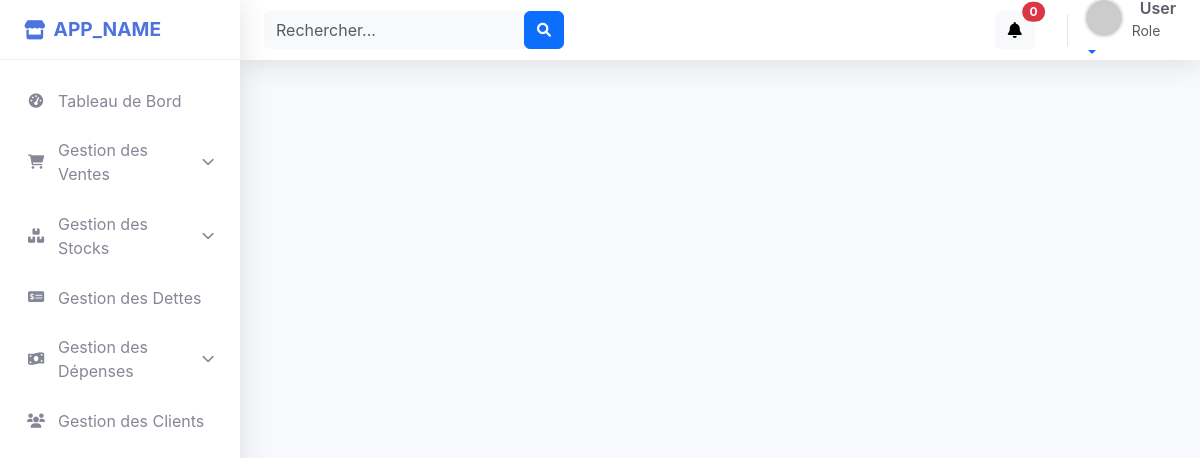
The app's page /Bikorwa/src/views/layouts/header.php, older data.
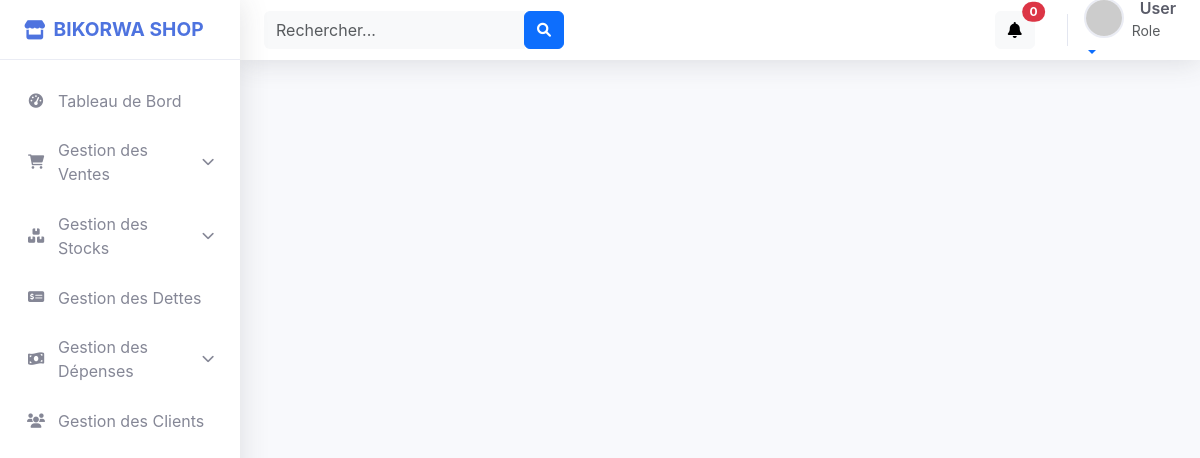
The same page, newer data.
### tables this page shows
CREATE TABLE IF NOT EXISTS settings (
    id INT AUTO_INCREMENT PRIMARY KEY,
    name VARCHAR(100) UNIQUE NOT NULL,
    value TEXT NOT NULL
);

### Bikorwa/src/utils/Settings.php (called while the page is built, shortened)
<?php
class Settings {
    private $conn;
    public function __construct($db) {
        $this->conn = $db;
    }
    public function get($name, $default = null) {
        $stmt = $this->conn->prepare('SELECT value FROM settings WHERE name = ?');
        $stmt->execute([$name]);
        $value = $stmt->fetchColumn();
        return $value !== false ? $value : $default;
    }
}

### Bikorwa/src/views/layouts/header.php (the view, shortened to what this page needs)
<?php
require_once __DIR__ . '/../utils/Settings.php';
if (!isset($pdo)) {
    $database = new Database();
    $pdo = $database->getConnection();
}
$settingsObj = new Settings($pdo);
$theme_mode = $settingsObj->get('theme', 'light');
$app_name_setting = $settingsObj->get('shop_name', APP_NAME);
?>
<!DOCTYPE html>
<html lang="fr">
<head>
    <link href="https://cdn.jsdelivr.net/npm/bootstrap@5.3.0/dist/css/bootstrap.min.css" rel="stylesheet">
    <link href="https://cdnjs.cloudflare.com/ajax/libs/font-awesome/6.0.0/css/all.min.css" rel="stylesheet">
</head>
<body class="<?= $theme_mode === 'dark' ? 'dark-theme' : '' ?>">
    <div class="sidebar">
        <div class="sidebar-brand">
            <i class="fas fa-store me-2"></i>
            <span><?= htmlspecialchars($app_name_setting) ?></span>
        </div>
        <div class="sidebar-menu">
            <?php
            $user_role = $_SESSION['user_role'] ?? 'receptionniste';
            $dashboard_url = ($user_role === 'receptionniste')
                ? BASE_URL . '/src/views/dashboard/receptionniste.php'
                : BASE_URL . '/src/views/dashboard/index.php';
            ?>
            <a href="<?php echo $dashboard_url; ?>" class="sidebar-item <?php echo $active_page == 'dashboard' ? 'active' : ''; ?>">
                <i class="fas fa-tachometer-alt"></i>
                <span>Tableau de Bord</span>
            </a>
            <div class="sidebar-dropdown">
                <a href="#" class="sidebar-item <?php echo $active_page == 'ventes' ? 'active' : ''; ?>" data-bs-toggle="collapse" data-bs-target="#venteSubMenu" aria-expanded="false">
                    <i class="fas fa-shopping-cart"></i>
                    <span>Gestion des Ventes</span>
                    <i class="fas fa-chevron-down ms-auto"></i>
                </a>
            </div>
            <div class="sidebar-dropdown">
                <a href="#" class="sidebar-item <?php echo $active_page == 'stock' ? 'active' : ''; ?>" data-bs-toggle="collapse" data-bs-target="#stockSubMenu" aria-expanded="false">
                    <i class="fas fa-boxes"></i>
                    <span>Gestion des Stocks</span>
                    <i class="fas fa-chevron-down ms-auto"></i>
                </a>
            </div>
            <a href="<?php echo BASE_URL; ?>/src/views/dettes/index.php" class="sidebar-item <?php echo $active_page == 'dettes' ? 'active' : ''; ?>">
                <i class="fas fa-money-check-alt"></i>
                <span>Gestion des Dettes</span>
            </a>
            <div class="sidebar-dropdown">
                <a href="#" class="sidebar-item <?php echo in_array($active_page, ['depenses-jour', 'depenses-historique']) ? 'active' : ''; ?>" data-bs-toggle="collapse" data-bs-target="#depensesSubMenu" aria-expanded="false">
                    <i class="fas fa-money-bill-wave"></i>
                    <span>Gestion des Dépenses</span>
                    <i class="fas fa-chevron-down ms-auto"></i>
                </a>
            </div>
            <a href="<?php echo BASE_URL; ?>/src/views/clients/index.php" class="sidebar-item <?php echo $active_page == 'clients' ? 'active' : ''; ?>">
                <i class="fas fa-users"></i>
                <span>Gestion des Clients</span>
            </a>
        </div>
    </div>
    <div class="topbar">
        <div class="topbar-search d-none d-md-block">
            <div class="input-group">
                <input type="text" class="form-control bg-light border-0 small" placeholder="Rechercher...">
                <div class="input-group-append">
                    <button class="btn btn-primary" type="button">
                        <i class="fas fa-search fa-sm"></i>
                    </button>
                </div>
            </div>
        </div>
        <div class="d-flex align-items-center">
            <div class="position-relative">
                <a href="#" id="notificationBell" class="btn btn-light position-relative me-3">
                    <i class="fas fa-bell"></i>
                    <span class="position-absolute top-0 start-100 translate-middle badge rounded-pill bg-danger">
                        0
                    </span>
                </a>
            </div>
            <div class="dropdown">
                <a class="dropdown-toggle text-decoration-none" href="#" role="button" data-bs-toggle="dropdown" aria-expanded="false">
                    <div class="topbar-user">
                        <img src="https://ui-avatars.com/api/?name=<?php echo urlencode($_SESSION['user_name'] ?? 'User'); ?>&background=4e73df&color=fff" alt="User Avatar" class="topbar-user-avatar">
                        <div class="ms-2 d-none d-lg-inline">
                            <div class="topbar-user-name"><?php echo htmlspecialchars($_SESSION['user_name'] ?? 'User'); ?></div>
                            <div class="text-muted small"><?php echo htmlspecialchars($_SESSION['user_role'] ?? 'Role'); ?></div>
                        </div>
                    </div>
                </a>
            </div>
        </div>
    </div>
    <div class="main-content">

### Bikorwa/src/views/layouts/header.php (style rules this page uses)
:root { --primary: #4e73df; --primary-light: #f8f9fc; --secondary: #858796; --success: #1cc88a; --info: #36b9cc; --warning: #f6c23e; --danger: #e74a3b; --light: #f8f9fc; --dark: #5a5c69; --sidebar-width: 240px; --topbar-height: 60px; --shadow: 0 0.15rem 1.75rem 0 rgba(58, 59, 69, 0.15); }
body { background-color: var(--light); font-family: 'Nunito', -apple-system, BlinkMacSystemFont, 'Segoe UI', Roboto, 'Helvetica Neue', Arial, sans-serif; }
.sidebar { position: fixed; top: 0; left: 0; width: var(--sidebar-width); height: 100vh; background-color: white; box-shadow: var(--shadow); z-index: 100; transition: all 0.3s; overflow-y: auto; }
.sidebar-brand { height: var(--topbar-height); display: flex; align-items: center; padding: 0 1.5rem; background-color: white; color: var(--primary); font-weight: 700; font-size: 1.2rem; border-bottom: 1px solid #eaecf4; }
.sidebar-menu { padding: 1rem 0; }
.sidebar-item { position: relative; display: flex; align-items: center; padding: 0.8rem 1.5rem; color: var(--secondary); text-decoration: none; transition: all 0.2s; }
.sidebar-item > i:first-child { flex: 0 0 24px; text-align: center; margin-right: 10px; font-size: 0.9rem; }
.sidebar-item > span { flex: 1; text-align: left; }
.sidebar-item > .fa-chevron-down { flex: 0 0 16px; text-align: center; margin-left: 10px; font-size: 0.8rem; }
.topbar { position: fixed; top: 0; right: 0; left: var(--sidebar-width); height: var(--topbar-height); background-color: white; box-shadow: var(--shadow); z-index: 99; display: flex; align-items: center; justify-content: space-between; padding: 0 1.5rem; }
.topbar-search { width: 300px; }
.topbar-user { display: flex; align-items: center; }
.topbar-user-avatar { width: 40px; height: 40px; border-radius: 50%; object-fit: cover; border: 2px solid #eaecf4; }
.topbar-user-name { margin-left: 0.5rem; font-weight: 600; color: var(--dark); }
.main-content { margin-left: var(--sidebar-width); margin-top: var(--topbar-height); padding: 1.5rem; }

Row changes from the older to the newer data that the page shows:
added settings: value "BIKORWA SHOP"
Text that changed along with them:
$app_name_setting: "APP_NAME" → (not shown)
